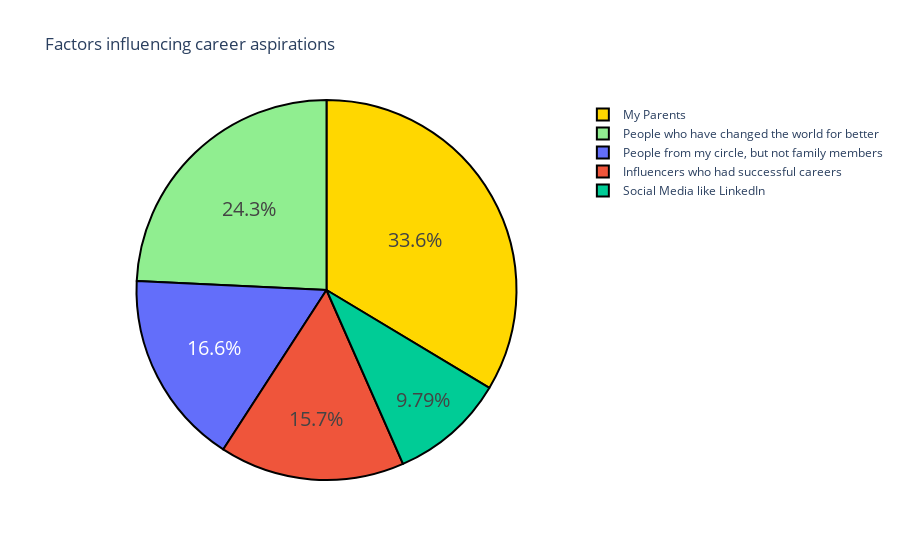

Write notebook code for a chart like this one.
### Code cell
question1 = data["Which of the below factors influence the most about your career aspirations ?"].value_counts()
label = question1.index
counts = question1.values
colors = ["gold" , "lightgreen"]
fig = go.Figure(data = [go.Pie(labels=label, values = counts)])
fig.update_layout(title_text = "Factors influencing career aspirations")
fig.update_traces(hoverinfo = "label+value" , textinfo = "percent" ,textfont_size = 20,
                  marker = dict(colors = colors,line = dict(color = "black" , width = 2)))
fig.show()

### Figure 1 — Plotly figure (JSON) as saved in the notebook; plotly's stock layout.template omitted (floating-point values rounded to 4 significant figures)
{"data": [{"hoverinfo": "label+value", "labels": ["My Parents", "People who have changed the world for better", "People from my circle, but not family members", "Influencers who had successful careers", "Social Media like LinkedIn"], "marker": {"colors": ["gold", "lightgreen"], "line": {"color": "black", "width": 2}}, "textfont": {"size": 20}, "textinfo": "percent", "type": "pie", "values": [79, 57, 39, 37, 23]}], "layout": {"autosize": true, "title": {"text": "Factors influencing career aspirations"}}}
